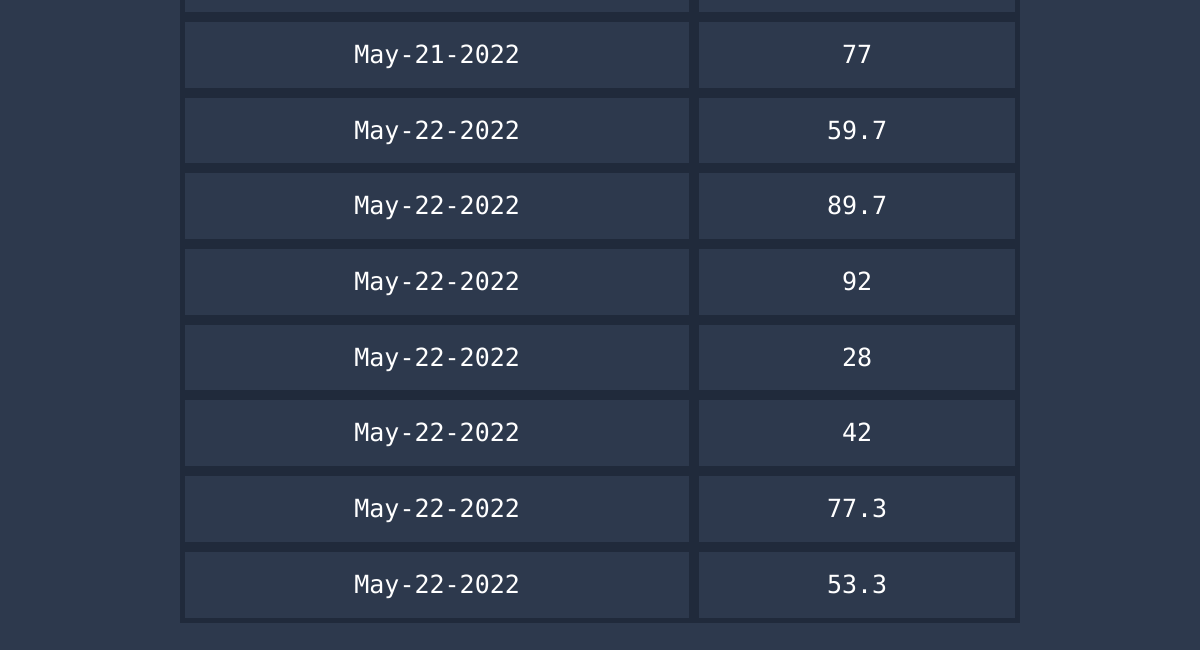
The page /user_stats (signed in, lower part) on the database as committed earlier.
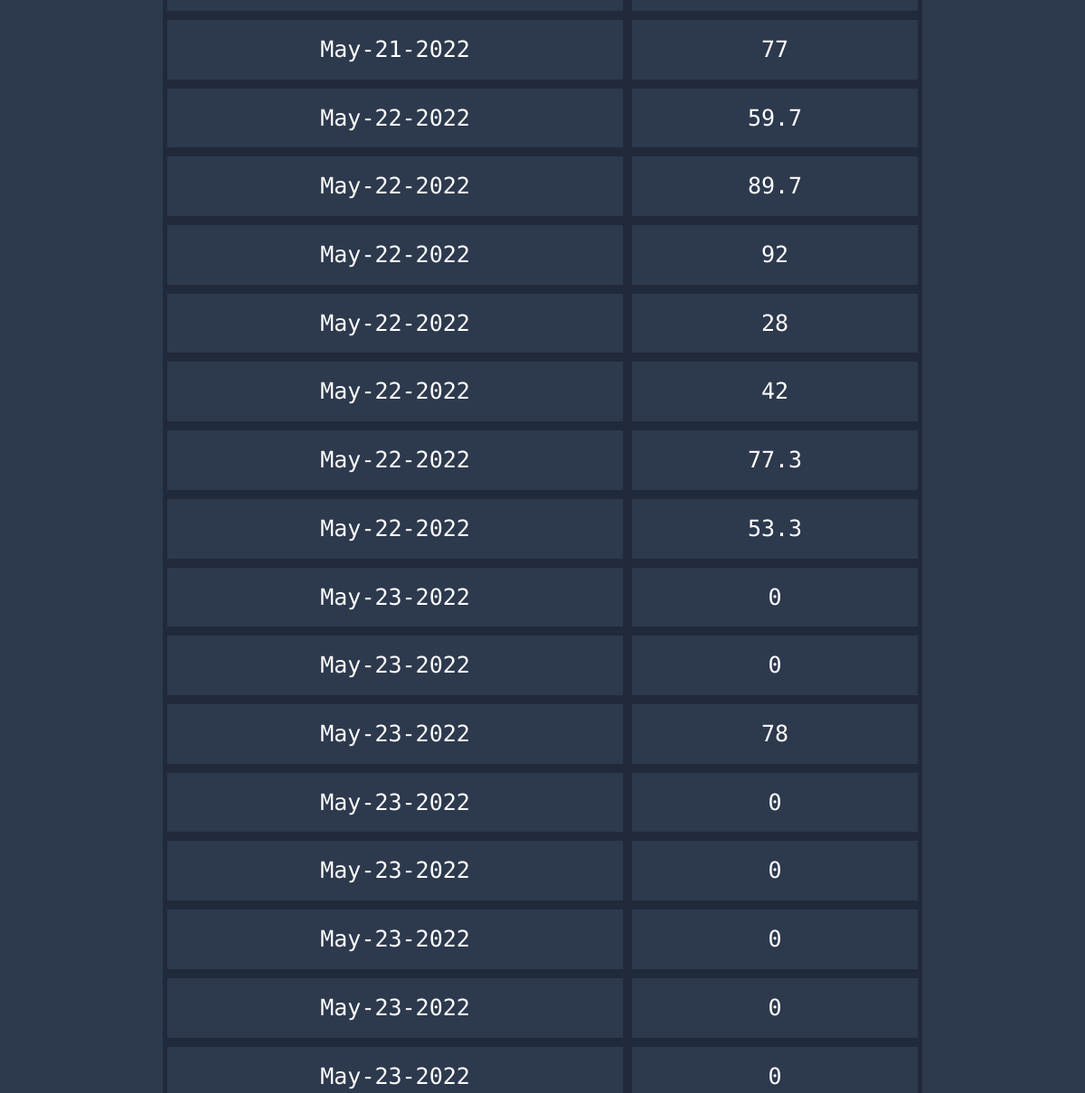
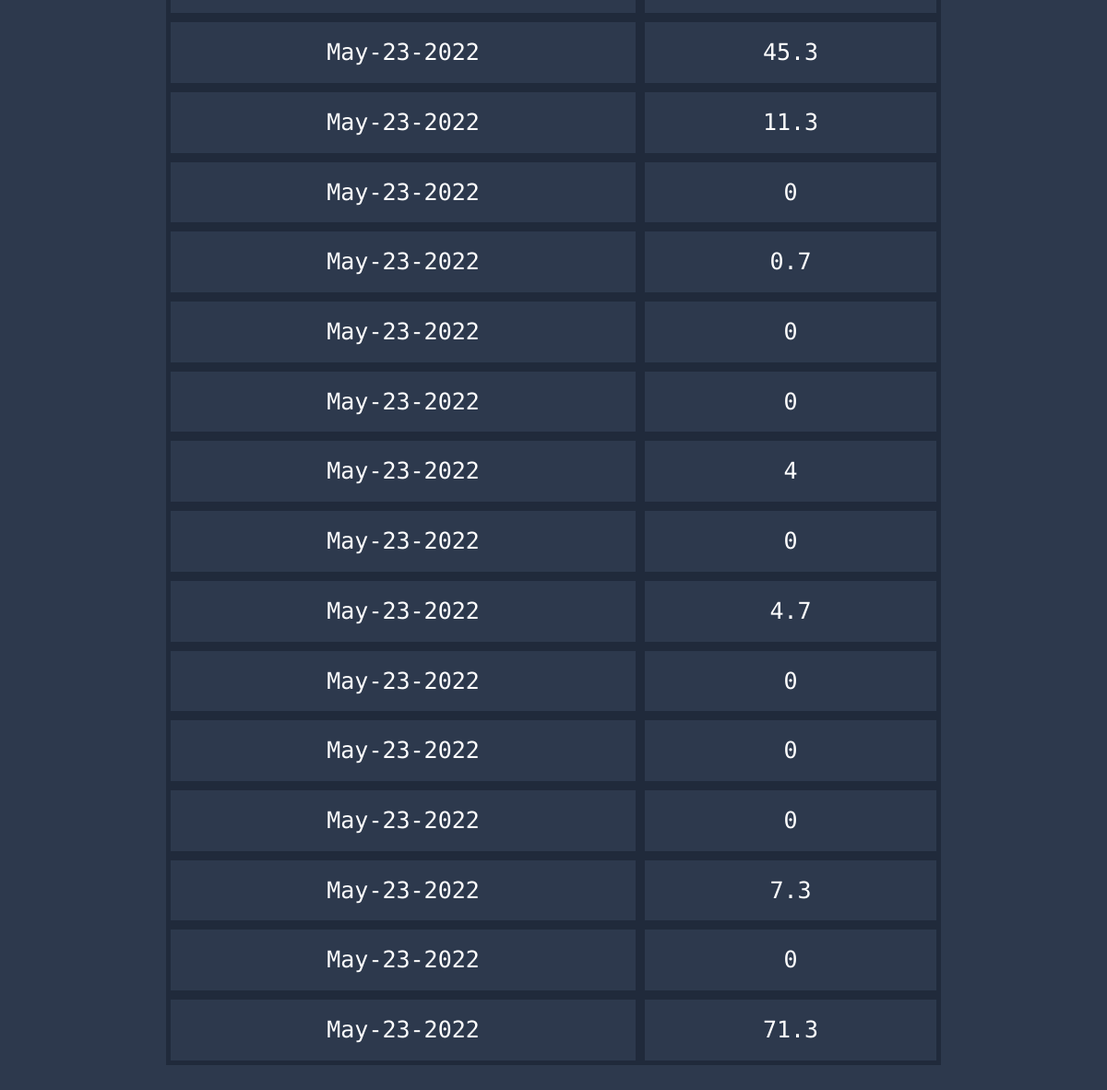
The same page on the database as committed later (2 pictures, top to bottom).
### app/models.py (models this page shows)
class Score(UserMixin, db.Model):
    id = db.Column(db.Integer, primary_key=True)
    user_score = db.Column(db.Integer)
    user_id = db.Column(db.Integer, db.ForeignKey("user.id"))
    today = date.today()
    format_date = today.strftime("%b-%d-%Y") #strips minutes, formats the date eg May-16-2022
    date = db.Column(db.String, default=format_date)

### app/routes.py (the view)
@app.route('/user_stats')
def user_stats():
    if current_user.is_authenticated: #Show list of stats associated with user IF logged in
        user_id = current_user.id
        my_scores = Score.query.filter_by(user_id=user_id)
        return render_template('user.html', user=my_scores, title="Profile")
    return render_template('user.html', title='Profile')

### app/models.py (called while the page is built)
    @login.user_loader
    def load_user(id):
        return User.query.get(int(id))

### app/templates/user.html (shortened to what this page needs)
{% extends "base.html" %}
{% block content %}
   <table id="myTable" class="tablesorter">
    <tbody>
        {% for user in user %}
            <tr>
                <td> {{ user.date }} </td>
                <td> {{ user.user_score }} </td>
            </tr>
        {% endfor %}
    </tbody>
</table>
</body>
{% endblock %}

Rows that differ between the two databases and show on the page:
added Score: date "May-23-2022", user_score "0"
added Score: date "May-23-2022", user_score "0"
added Score: date "May-23-2022", user_score "78"
added Score: date "May-23-2022", user_score "0"
added Score: date "May-23-2022", user_score "0"
added Score: date "May-23-2022", user_score "0"
added Score: date "May-23-2022", user_score "0"
added Score: date "May-23-2022", user_score "0"
added Score: date "May-23-2022", user_score "45.3"
added Score: date "May-23-2022", user_score "11.3"
added Score: date "May-23-2022", user_score "0"
added Score: date "May-23-2022", user_score "0.7"
added Score: date "May-23-2022", user_score "0"
added Score: date "May-23-2022", user_score "0"
added Score: date "May-23-2022", user_score "4"
added Score: date "May-23-2022", user_score "0"
added Score: date "May-23-2022", user_score "4.7"
added Score: date "May-23-2022", user_score "0"
added Score: date "May-23-2022", user_score "0"
added Score: date "May-23-2022", user_score "0"
added Score: date "May-23-2022", user_score "7.3"
added Score: date "May-23-2022", user_score "0"
added Score: date "May-23-2022", user_score "71.3"
